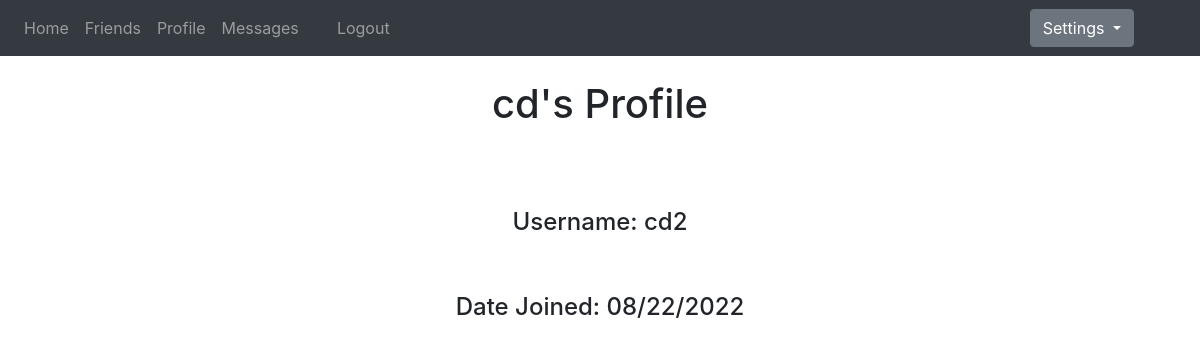
Screenshot of /profile/cd (signed in) with the database file from the repository.
### website/models.py (models this page shows, shortened)
class User(db.Model, UserMixin):
    id = db.Column(db.Integer, primary_key=True)
    email = db.Column(db.String(150), unique=True)
    username = db.Column(db.String(150), unique=True)
    password = db.Column(db.String(150))
    first_name = db.Column(db.String(150))
    notes = db.relationship('Note')
    date = db.Column(db.DateTime(timezone=True), default=func.now())
    readTimes = db.relationship('ReadTime')
    followed = db.relationship('User',
                               secondary=followers,
                               primaryjoin=(followers.c.follower_id == id),
                               secondaryjoin=(followers.c.followed_id == id),
                               backref=db.backref('followers', lazy='dynamic'),
                               lazy='dynamic')
    messages_sent = db.relationship('Message',
                                    foreign_keys='Message.sender_id',
                                    backref='author', lazy='dynamic')
    messages_received = db.relationship('Message',
                                        foreign_keys='Message.recipient_id',
                                        backref='recipient', lazy='dynamic')
    last_message_read_time = db.Column(db.DateTime)
    def is_following(self, user):
        return self.followed.filter(followers.c.followed_id == user.id).count() > 0
    def new_msgs(self):
        newMsgs = 0
        for person in self.followed:
            if person.is_following(self):
                txmp = ReadTime.query.filter_by(recipient_id=self.id, sender_id=person.id).first()
                for msg in self.messages_received:
                    if msg.sender_id == person.id and msg.timestamp > txmp.readDate:
                        newMsgs += 1
        return newMsgs

### website/views.py (the view)
@views.route('/profile/<first_name>', methods=['GET', 'POST'])
@login_required
def profile(first_name):
    user = User.query.filter_by(first_name=first_name).first()
    if user == None:
        flash('User %s not found.' % first_name, category='error')
        return redirect(url_for('views.welcome'))
    return render_template("profile.html", user=current_user, profile=user)

### website/__init__.py (called while the page is built)
def create_app():
    app = Flask(__name__)
    global socketio
    socketio = SocketIO(app, cors_allowed_origins='*')
    app.config['SECRET_KEY'] = 'bhangre'
    app.config['SQLALCHEMY_DATABASE_URI'] = f'sqlite:///{DB_NAME}'
    db.init_app(app)
    migrate = Migrate(app, db)
    from .views import views
    from .auth import auth
    app.register_blueprint(views, url_prefix='/')
    app.register_blueprint(auth, url_prefix='/')
    from .models import User, Note
    create_database(app)
    login_manager = LoginManager()
    login_manager.login_view = 'auth.login'
    login_manager.init_app(app)
    @login_manager.user_loader
    def load_user(id):
        return User.query.get(int(id))
    return app

### website/templates/profile.html (shortened to what this page needs)
{% extends "base.html" %}  {% block
content %}
<br />
<h1 align="center">{{profile.first_name}}'s Profile</h1>
<br />
<br />
<br />
<h4 align="center">Username: {{profile.username}}</h3>
<br />
<br />
<h4 align="center">Date Joined: {{profile.date.strftime("%m/%d/%Y")}}</h3>
{% endblock %}

### rows the page displays
User: first_name "cd", username "cd2", date "08/22/2022"
